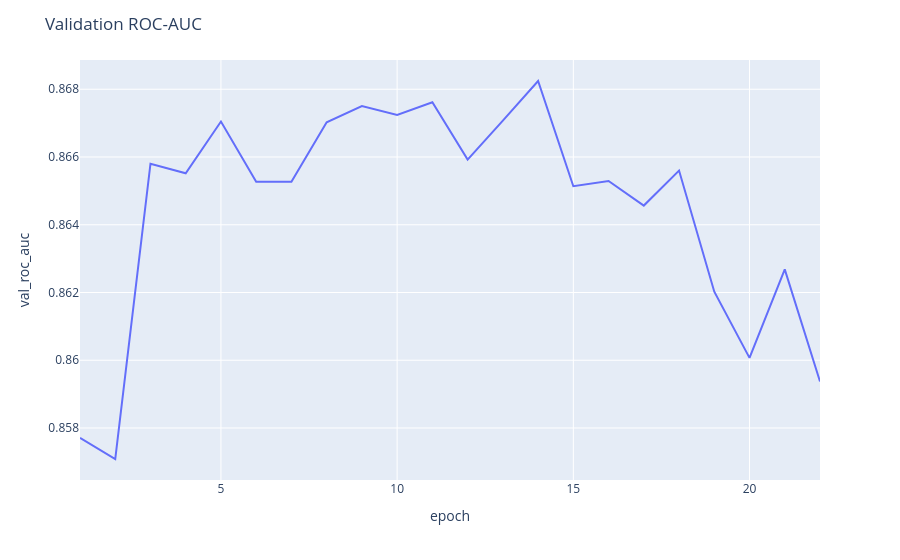

Source (notebook cell):
### Code cell
import plotly.express as px

if "val_roc_auc" in history.columns:
    fig = px.line(history, x="epoch", y="val_roc_auc")
    fig.update_layout(title="Validation ROC-AUC")
    fig.show()
    fig.write_html(FIGURES / "training_val_roc_auc.html")

### Figure 1 — Plotly figure (JSON) as saved in the notebook; plotly's stock layout.template omitted (floating-point values rounded to 4 significant figures)
{"data": [{"hovertemplate": "epoch=%{x}<br>val_roc_auc=%{y}<extra></extra>", "legendgroup": "", "line": {"color": "#636efa", "dash": "solid"}, "marker": {"symbol": "circle"}, "mode": "lines", "name": "", "orientation": "v", "showlegend": false, "type": "scatter", "x": [1, 2, 3, 4, 5, 6, 7, 8, 9, 10, 11, 12, 13, 14, 15, 16, 17, 18, 19, 20, 21, 22], "xaxis": "x", "y": [0.8577, 0.8571, 0.8658, 0.8655, 0.867, 0.8653, 0.8653, 0.867, 0.8675, 0.8672, 0.8676, 0.8659, 0.8671, 0.8682, 0.8651, 0.8653, 0.8646, 0.8656, 0.862, 0.8601, 0.8627, 0.8594], "yaxis": "y"}], "layout": {"legend": {"tracegroupgap": 0}, "margin": {"t": 60}, "title": {"text": "Validation ROC-AUC"}, "xaxis": {"anchor": "y", "domain": [0, 1], "title": {"text": "epoch"}}, "yaxis": {"anchor": "x", "domain": [0, 1], "title": {"text": "val_roc_auc"}}}}
